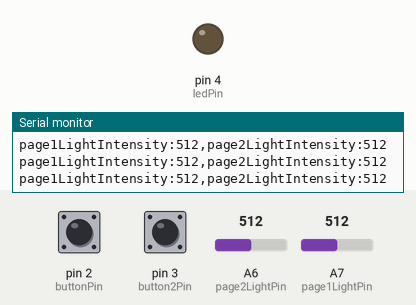
Bench run of a sketch on a simulated Arduino Nano, built with avr-gcc and run on an emulated ATmega328P. Parts: output pins drawn as LEDs (lit = HIGH), the last lines printed to the serial monitor. Inputs (shaded band) come from the test bench; at power-on: pin 2 (buttonPin) LOW, pin 3 (button2Pin) LOW, A6 (page2LightPin) = 512, A7 (page1LightPin) = 512.

Above: at 1.3 s.
1.4 s: pin 2 (buttonPin) pulled HIGH for 0.6 s
At 1.9 s:
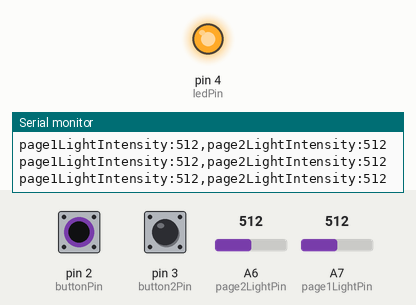
3.5 s: pin 2 (buttonPin) pulled HIGH for 3.2 s
At 8.2 s:
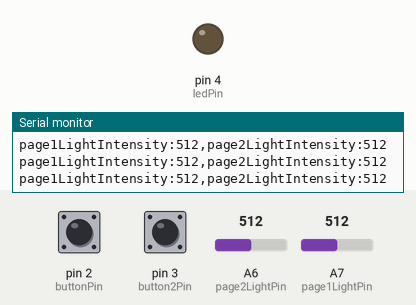
8.5 s: pin 3 (button2Pin) pulled HIGH for 3.2 s
At 9.5 s:
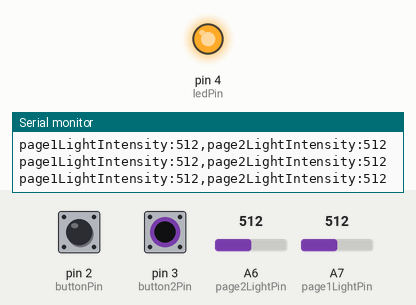
Timing chart, 0 to 13.5 s (numbered marks = the images above; inputs shaded):
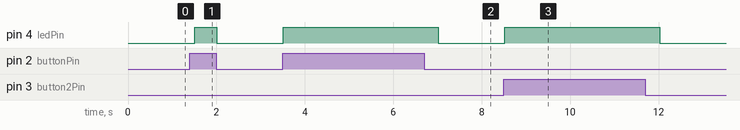

The sketch:

book.ino
```cpp
// Links:
// https://docs.arduino.cc/built-in-examples/digital/Button

// Pin declarations
const int buttonPin = 2;  // the number of the pushbutton pin
const int button2Pin = 3;
const int buildInLedPin = 13;    // the number of the LED pin
const int ledPin = 4;
const int page1LightPin = A7;
const int page2LightPin = A6;
const int lightThreshold = 15;

// States
int buttonState = 0;  // variable for reading the pushbutton status
int button2State = 0;
int page1LightIntensity = 0;
int page2LightIntensity = 0;

void setup() {
  // Enable Serial
  Serial.begin(9600);
  // initialize the LED pin as an output:
  pinMode(ledPin, OUTPUT);
  // initialize the pushbutton pin as an input:
  pinMode(buttonPin, INPUT);
  pinMode(button2Pin, INPUT);
}

void loop() {

  buttonState = digitalRead(buttonPin);
  button2State = digitalRead(button2Pin);
  page1LightIntensity = analogRead(page1LightPin);
  page2LightIntensity = analogRead(page2LightPin);
  bool isPage1 = page1LightIntensity > lightThreshold;
  bool isPage2 = page2LightIntensity > lightThreshold;

  Serial.print("page1LightIntensity:");
  Serial.print(page1LightIntensity);
  Serial.print(",page2LightIntensity:");
  Serial.println(page2LightIntensity);

  if (isPage2) {
      // check if the pushbutton is pressed. If it is, the buttonState is HIGH:
      if (buttonState == HIGH || button2State == HIGH) {
        digitalWrite(ledPin, HIGH);
      } else {
        digitalWrite(ledPin, LOW);
      }
  } else if (isPage1) {
    if (buttonState == HIGH && button2State == HIGH) {
        digitalWrite(ledPin, HIGH);
      } else {
        digitalWrite(ledPin, LOW);
      }
  } else {
    digitalWrite(ledPin, LOW);
  }

  delay(500);
}
```

Measured:
- after the input at 1.4 s, pin 4 (ledPin): LOW → HIGH after 0.10 s, → LOW 0.50 s later
- after the input at 3.5 s, pin 4 (ledPin): LOW → HIGH at once, → LOW 3.5 s later
- after the input at 8.5 s, pin 4 (ledPin): LOW → HIGH at once, → LOW 3.5 s later
